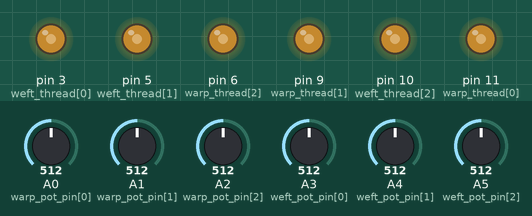
A sketch run on a simulated Arduino Uno, built with avr-gcc and run on an emulated ATmega328P. Shown: output pins drawn as LEDs (lit = HIGH). The test bench sets the inputs (shaded band); at power-on: A0 (warp_pot_pin[0]) = 512, A1 (warp_pot_pin[1]) = 512, A2 (warp_pot_pin[2]) = 512, A3 (weft_pot_pin[0]) = 512, A4 (weft_pot_pin[1]) = 512, A5 (weft_pot_pin[2]) = 512.

Above: at 1.2 s.
1.3 s: A0 (warp_pot_pin[0]) set to 716
At 2.3 s:
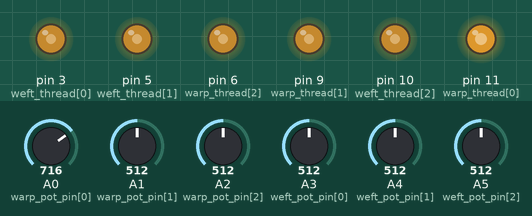
2.8 s: A1 (warp_pot_pin[1]) set to 716
At 4.0 s:
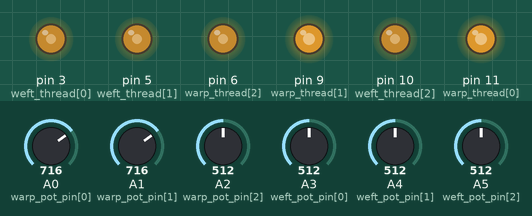
4.3 s: A2 (warp_pot_pin[2]) set to 716
At 5.5 s:
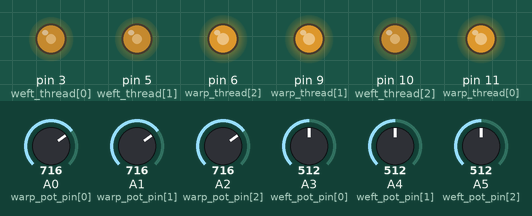
5.8 s: A3 (weft_pot_pin[0]) set to 716
At 6.3 s:
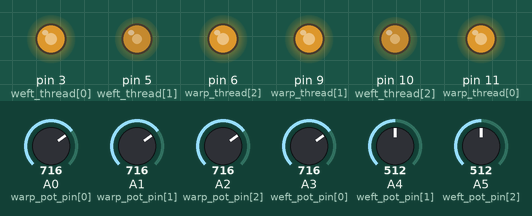
7.3 s: A4 (weft_pot_pin[1]) set to 716
At 7.9 s:
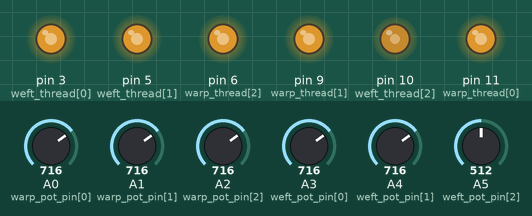
8.8 s: A5 (weft_pot_pin[2]) set to 716
At 9.6 s:
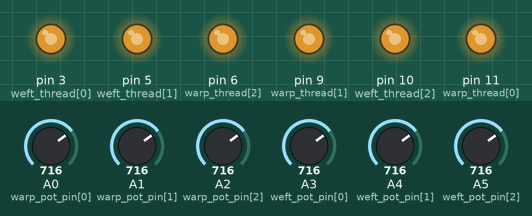
Timing chart, 0 to 11.3 s (numbered marks = the images above; inputs shaded):
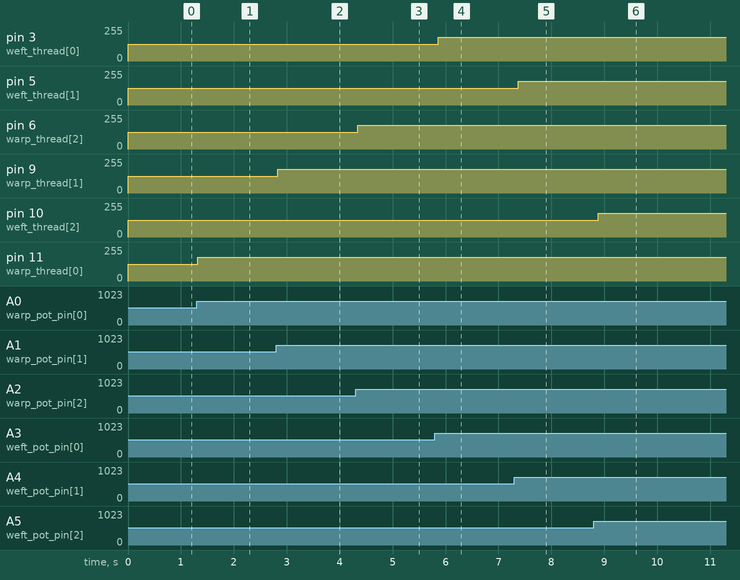

The sketch:

color_grid.ino
```cpp
/***************************************************
  COLOR GRID
  uses 6 pot control to manually turn on and off power to each warp and weft thread. This code makes no effort to limit power draw from battery
  so power must be limited manually. We need to find a way to keep marks on the boxes of where the pot should be calibrated to.
 ****************************************************/

                      //blue, red, yellow
int warp_pot_pin[3] = {A0, A1, A2};
int weft_pot_pin[3] = {A3, A4, A5};

int warp_pot_val[3] = {0, 0, 0};
int weft_pot_val[3] = {0, 0, 0};

//pwm pins are 3, 5, 6, 9, 10, and 11
                      //blue,red, yellow
int warp_thread[3] = {11, 9, 6};
                      //11 ,9, 6
int weft_thread[3] = {3, 5, 10};
                      //3, 5, 10


void setup() {
  Serial.begin(9600);

  for(int i = 0; i < 3; i++){
   pinMode(warp_pot_pin[i], INPUT);
  }

  for(int i = 0; i < 3; i++){
   pinMode(weft_pot_pin[i], INPUT);
  }

}

void loop() {
  updatePotVals();

  for(int i = 0; i < 3; i++){
    analogWrite(warp_thread[i], warp_pot_val[i]);
  }

  for(int i = 0; i < 3; i++){
    analogWrite(weft_thread[i], weft_pot_val[i]);
  }


  delay(100); //we may not need this but might as well give it a little time to digest.
}

void updatePotVals(){
  int pwm_pot_val = 0;
  for(int i = 0; i < 3; i++){
    pwm_pot_val = analogRead(warp_pot_pin[i]);
    warp_pot_val[i] = map(pwm_pot_val, 0, 1023, 0, 255);
  }

   for(int i = 0; i < 3; i++){
    pwm_pot_val = analogRead(weft_pot_pin[i]);
    weft_pot_val[i] = map(pwm_pot_val, 0, 1023, 0, 255);
  }
}
```

Measured:
- after the input at 1.3 s, pin 11 (warp_thread[0]): 127/255 → 178/255 at once
- after the input at 2.8 s, pin 9 (warp_thread[1]): 127/255 → 178/255 at once
- after the input at 4.3 s, pin 6 (warp_thread[2]): 127/255 → 178/255 at once
- after the input at 5.8 s, pin 3 (weft_thread[0]): 127/255 → 178/255 after 0.06 s
- after the input at 7.3 s, pin 5 (weft_thread[1]): 127/255 → 178/255 after 0.08 s
- after the input at 8.8 s, pin 10 (weft_thread[2]): 127/255 → 178/255 after 0.09 s
